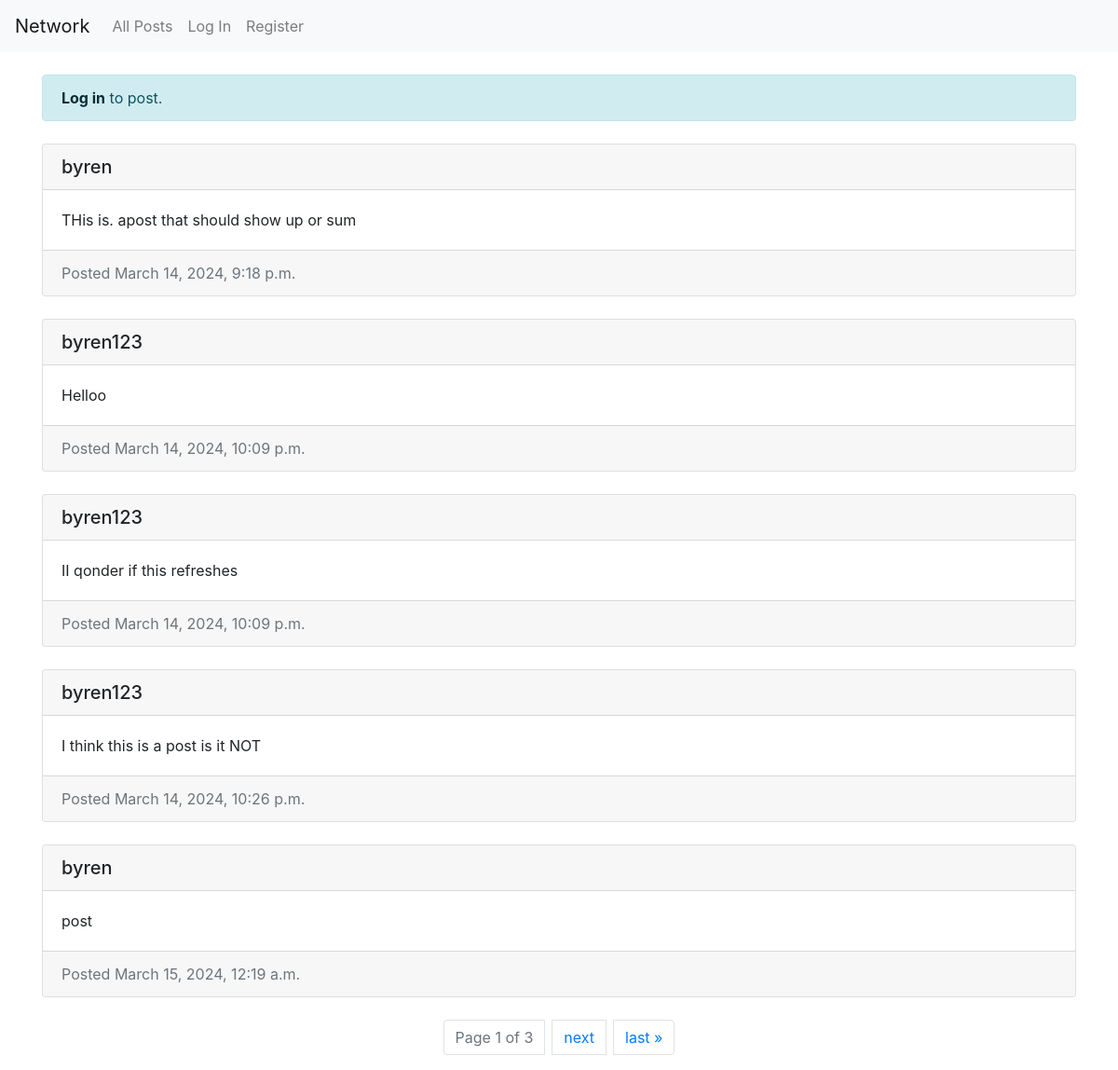
The page / on the database its author committed.
### network/models.py (models this page shows, shortened)
class Post(models.Model):
    user = models.ForeignKey(User, on_delete=models.CASCADE, related_name="posts")
    content = models.TextField(blank=False)
    timestamp = models.DateTimeField(auto_now_add=True)
    likes = models.ManyToManyField(User, related_name="likes", blank=True)

class User(AbstractUser):
    followers = models.ManyToManyField("self", related_name="user_following", symmetrical=False)
    following = models.ManyToManyField("self", related_name="user_followers", symmetrical=False)

### network/views.py (the view)
# urls.py: path("", views.index, name="index"),
def index(request):
    postData = Post.objects.all()
    paginator = Paginator(postData, 5)
    page_number = request.GET.get('page')
    page_obj = paginator.get_page(page_number)
    return render(request, "network/index.html", {
        "posts": postData,
        "page_obj": page_obj
    })

### network/templates/network/index.html (shortened to what this page needs)
{% extends "network/layout.html" %}
{% block body %}
<div class="container mt-4">
    {% if user.is_authenticated %}
        <form action="{% url 'create_post' %}" method="post">
            {% csrf_token %}
            <div class="form-group">
                <textarea class="form-control form-control-lg" name="content" rows="3" placeholder="What's on your mind?"></textarea>
            </div>
            <button type="submit" class="btn btn-primary">Post</button>
        </form>
    {% else %}
        <div class="alert alert-info" role="alert">
            <a href="{% url 'login' %}" class="alert-link">Log in</a> to post.
        </div>
    {% endif %}
</div>
<div class="container mt-4">
    {% for post in page_obj %}
    <div class="card mb-4">
        <div class="card-header">
            <h5 class="mb-0">{{ post.user.username }}</h5>
        </div>
        <div class="card-body">
            <p class="card-text">{{ post.content }}</p>
        </div>
        <div class="card-footer text-muted">
            <span>Posted {{ post.timestamp }}</span>
        </div>
    </div>
    {% empty %}
    <p>No posts to display.</p>
    {% endfor %}
    <div class="d-flex justify-content-center">
        <ul class="pagination">
            <li class="page-item mx-1 disabled">
                <span class="page-link current">
                    Page {{ page_obj.number }} of {{ page_obj.paginator.num_pages }}
                </span>
            </li>
            {% if page_obj.has_next %}
                <li class="page-item mx-1"><a href="?page={{ page_obj.next_page_number }}" class="page-link" aria-label="Next page">next</a></li>
                <li class="page-item mx-1"><a href="?page={{ page_obj.paginator.num_pages }}" class="page-link" aria-label="Last page">last &raquo;</a></li>
            {% endif %}
        </ul>
    </div>
</div>
{% endblock %}

### rows shown on the page
Post: user.username "byren", content "THis is. apost that should show up or sum", timestamp "March 14, 2024, 9:18 p.m."
Post: user.username "byren123", content "Helloo", timestamp "March 14, 2024, 10:09 p.m."
Post: user.username "byren123", content "II qonder if this refreshes", timestamp "March 14, 2024, 10:09 p.m."
Post: user.username "byren123", content "I think this is a post is it NOT", timestamp "March 14, 2024, 10:26 p.m."
Post: user.username "byren", content "post", timestamp "March 15, 2024, 12:19 a.m."

### other values the page prints
{{ page_obj.number }} "1"
{{ page_obj.paginator.num_pages }} "3"
